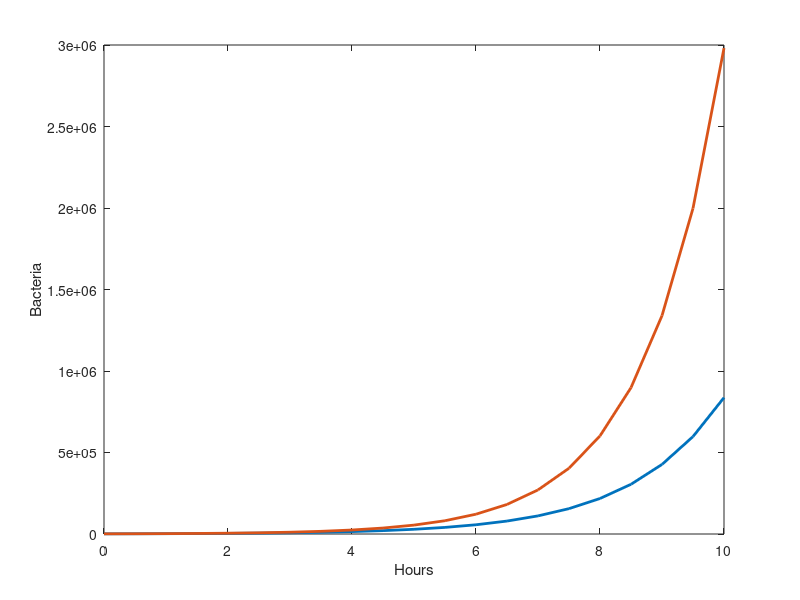

The MATLAB source for this figure:
% appplying euler's algorithm
h = 0.5;
r = 0.8;
a = 0;
b = 10;
m = (b-a)/h;
N = zeros(1, m+1);
N(1) = 1000;
t = a:h:b;
for i = 1:m
    N(i+1) = N(i) +r*h*N(i);
end

Nex = N(1)*exp(r*t);
format bank
disp([t' N' Nex'])
plot(t,N,'linewidth',2), xlabel('Hours') , ylabel('Bacteria')
hold on
plot(t,Nex,'linewidth',2), hold off